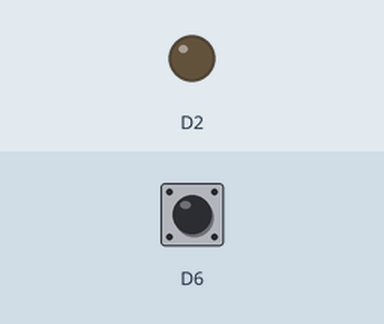
Simulated run of this sketch. Board: ESP8266 (NodeMCU). Shown: output pins drawn as LEDs (lit = HIGH). Inputs (shaded band) come from the test bench; at power-on: D6 HIGH. What the sketch prints to the serial monitor is not drawn.

Above: at 1.2 s.
1.3 s: D6 pulled LOW for 0.15 s
At 1.37 s:
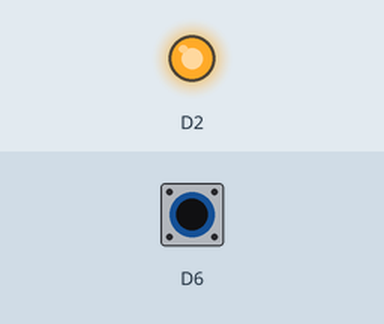
2.9 s: D6 pulled LOW for 3.2 s
At 7.3 s:
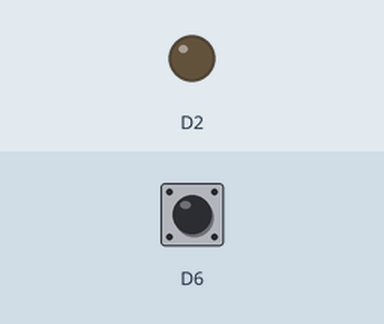
Timing chart, 0 to 8.8 s (numbered marks = the images above; inputs shaded):
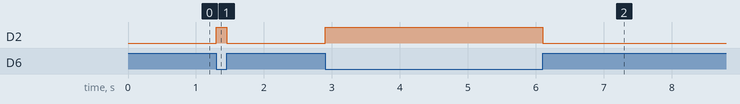

Measured:
- after the input at 1.3 s, D2: LOW → HIGH at once, → LOW 0.15 s later
- after the input at 2.9 s, D2: LOW → HIGH at once, → LOW 3.2 s later

The sketch:

DigitalInputPullup_ET_Board.ino
```cpp
/******************************************************************************************
 * FileName     : DigitalInputPullup_ET_Board.ino
 * Description  : 플업 기능을 이용한 LED 켜기
 * Hardware     : ETBoard(이티보드, ESP32 등록 공식 Arduino Board)
 * Author       : 한국공학기술연구원(KETRI)
 * Created Date : 2022.04.21
 * Reference    :
 * Modified     : 2022.04.21 : LEH : 헤더 수정, 소스 크린징
******************************************************************************************/

void setup() {
  Serial.begin(115200);

  pinMode(D6, INPUT_PULLUP);        // 빨강 버튼 pullup을 입력모드 설정
  pinMode(D2, OUTPUT);              // LED 출력모드 설정

}

void loop() {
  int sensorVal = digitalRead(D6);  // 버튼의 디지털 값을 변수에 저장
  Serial.println(sensorVal);        // 변수를 출력


  if(sensorVal == HIGH) {          // 변수가 HIGH면
    digitalWrite(D2, LOW);          // LED 끄기
  } else{                          // 아니면
    digitalWrite(D2, HIGH);         // LED 켜기
  }
}

//==========================================================================================
//
// (주)한국공학기술연구원 http://et.ketri.re.kr
//
//==========================================================================================
```
